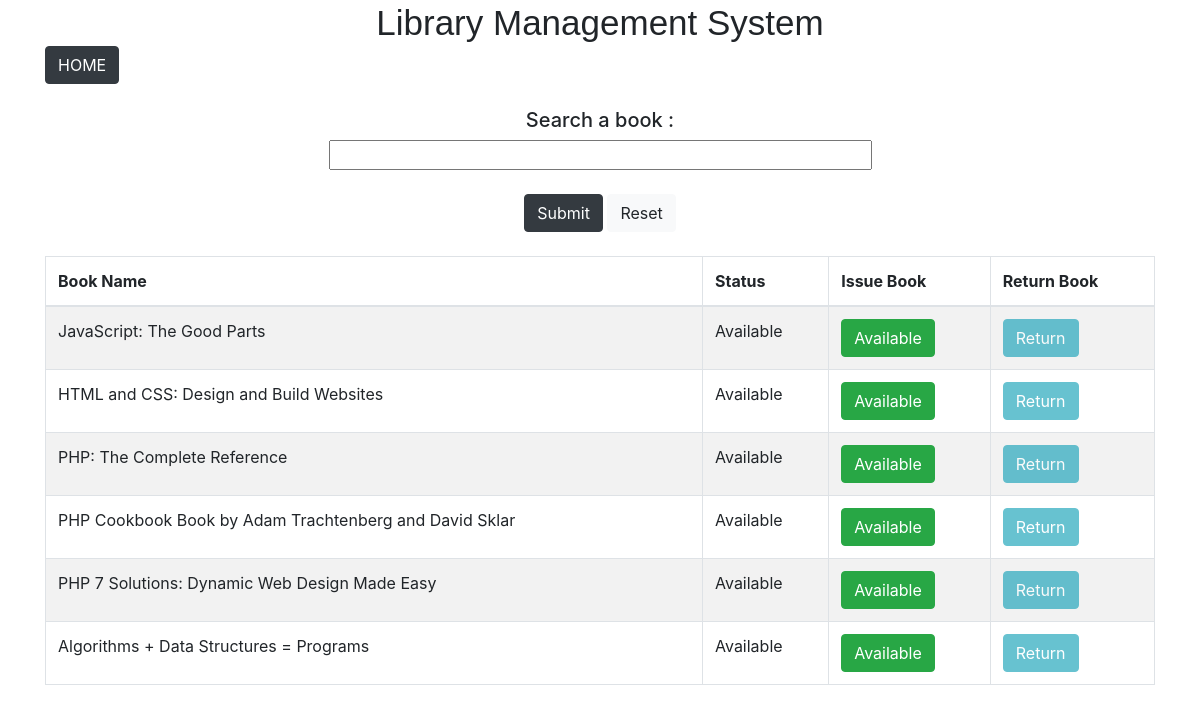
The page / on the database its author committed.
### tables this page shows
CREATE TABLE `tblbooks` (
  `id` int(11) NOT NULL,
  `book_name` varchar(255) DEFAULT NULL,
  `status_id` tinyint(1) NOT NULL
);

### application/controllers/book.php (called while the page is built, shortened)
<?php
class Book extends CI_Controller {
	public function __construct()
	{
		$this->load->database();
		$this->load->helper('url');
		$this->load->model('Book_model');
	}
	public function index()
	{
		$result['data']=$this->Book_model->display_records();
		$this->load->view('book_action',$result);
	}
}
?>

### index.php (called while the page is built, shortened)
<?php
require_once BASEPATH.'core/CodeIgniter.php';

### application/models/Book_model.php (called while the page is built, shortened)
<?php
class Book_model extends CI_Model
{
	public function display_records()
	{
		$query=$this->db->query("SELECT id,book_name,status_id from tblbooks");
		return $query->result();
	}
}

### application/views/book_action.php (the view, shortened to what this page needs)
<!DOCTYPE html>
<html xmlns="http://www.w3.org/1999/xhtml">
<head>
	<link rel="stylesheet" href="https://maxcdn.bootstrapcdn.com/bootstrap/4.4.1/css/bootstrap.min.css">
<head>
</head>
	<body>
	<div class="content-wrapper">
         <div class="container">
			<div class="row pad-botm">
				<div class="col-md-12">
					<div style="text-align:center" >
						<font style="font: 300 35px/1.3 'Oleo Script', Helvetica, sans-serif" >
						Library Management System</font>
					</div>
<a href = "<?php echo site_url('index.php/book/index/');?>" id="issue" class="btn btn-dark">HOME</a>
<?php $this->load->view('search_books'); ?>
<?php   if(count($data)>0){ ?>
            <div class="row">
                <div class="col-md-12">
                    <div class="panel panel-default">
                        <div class="panel-body">
                            <div class="table-responsive">
                                <table class="table table-striped table-bordered table-hover" id="dataTables-example">
                                    <thead>
										<tr>
											<th>Book Name</th>
											<th>Status</th>
											<th>Issue Book</th>
											<th>Return Book</th>
										</tr>
									</thead>
                                    <tbody>
  <?php
	  foreach($data as $row)
	  {
		  $bookstatus = ($row->status_id==0)?'Available':'Book is issued';
		  $status_id  = ($row->status_id==0)? 1:0;
		  $issue_class  = ($row->status_id==0)? 'success':'info';
	  ?>
		<tr class="odd gradeX">
				<td class="center"><?php echo htmlentities($row->book_name)?></td>
				<td class="center"><?php echo htmlentities($bookstatus);?></td>
				<td class="center">
					<?php
						if($status_id==0){ ?>
							<button class="btn btn-info disabled" >Book is issued</button>
						<?php }else { ?>
							<a href = "<?php echo site_url('index.php/book/issue_book/'.$row->id.'/'.$status_id);?>" id="issue" class="btn btn-<?php echo $issue_class;?>"  title="<?php echo $bookstatus;?>"><?php echo $bookstatus;?></a>
							<?php } ?>
				</td>
				<td class="center">
				<?php if($status_id == 1){ ?>
					<button class="btn btn-info disabled" >Return</button>
						<?php }else { ?>
					<a href = "<?php echo site_url('index.php/book/return_book/'.$row->id.'/'.$status_id);?>" class="btn btn-<?php echo $issue_class;?>" id="return" >Return</a>
					<?php } ?>
				</td>
		</tr>
<?php } ?>
									</tbody>
                                </table>
                            </div>
                        </div>
                    </div>
                </div>
            </div>
		 <?php } else { ?>
		 <center><h5>Sorry,Book is not available</h5></center>
		 <?php } ?>
	</body>
</html>

### application/views/search_books.php
<!DOCTYPE HTML>
<html>
	<body>
		<form action ="<?php echo site_url('index.php/book/search_book');?>" method="POST"><br>
			<center><h5>Search a book :</h5>
				<input type="text" name="book_name" size="48">
				<br></br>
				<input type="submit" class="btn btn-dark" value="Submit">
				<input type="reset" class="btn btn-light" value="Reset">
			</center>
			<br>
		</form>
	</body>
</html>

### rows shown on the page
tblbooks: book_name "JavaScript: The Good Parts", status "Available", shows "Return"
tblbooks: book_name "HTML and CSS: Design and Build Websites", status "Available", shows "Return"
tblbooks: book_name "PHP: The Complete Reference", status "Available", shows "Return"
tblbooks: book_name "PHP Cookbook Book by Adam Trachtenberg and David Sklar", status "Available", shows "Return"
tblbooks: book_name "PHP 7 Solutions: Dynamic Web Design Made Easy", status "Available", shows "Return"
tblbooks: book_name "Algorithms + Data Structures = Programs", status "Available", shows "Return"
